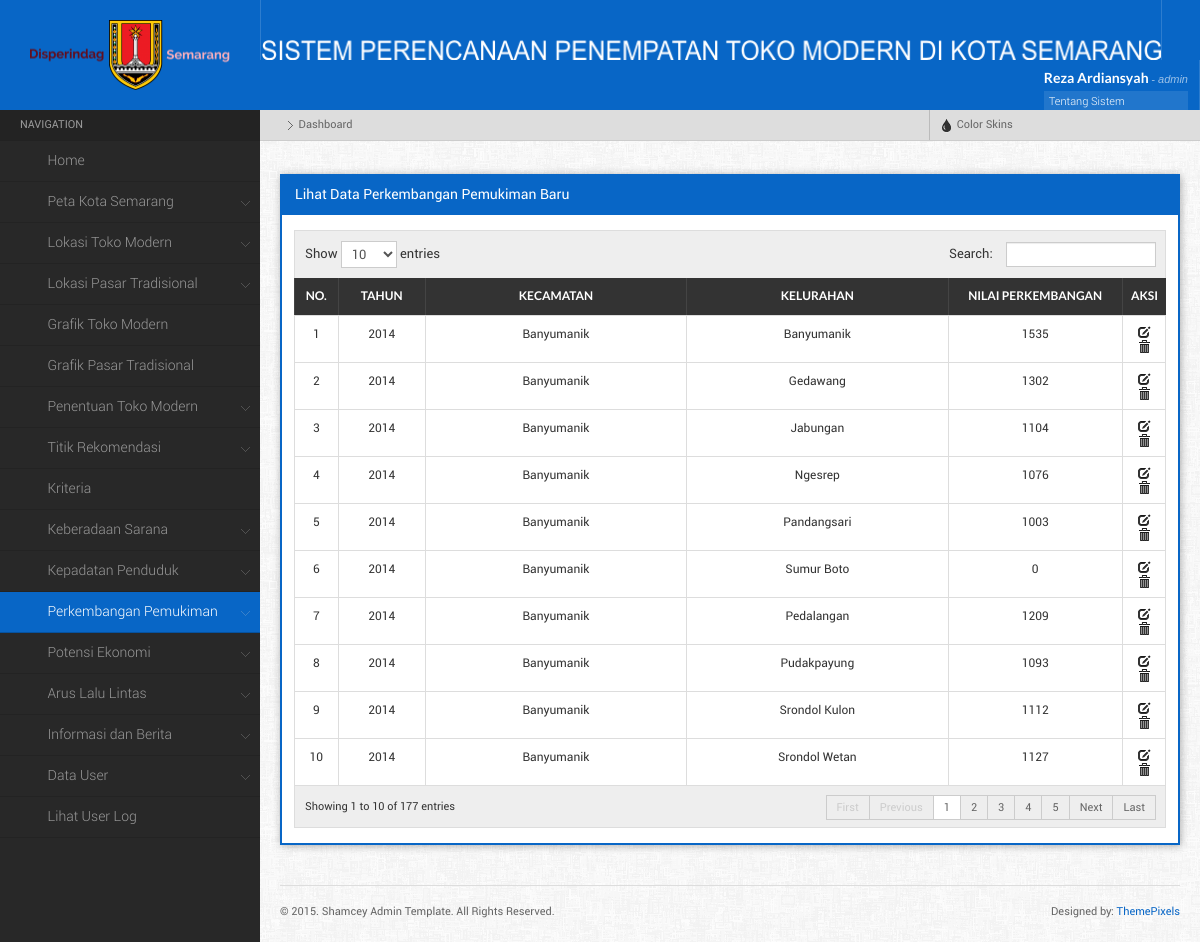
The app's page /main.php?menu=lihatPerkembangan (signed in), older data.
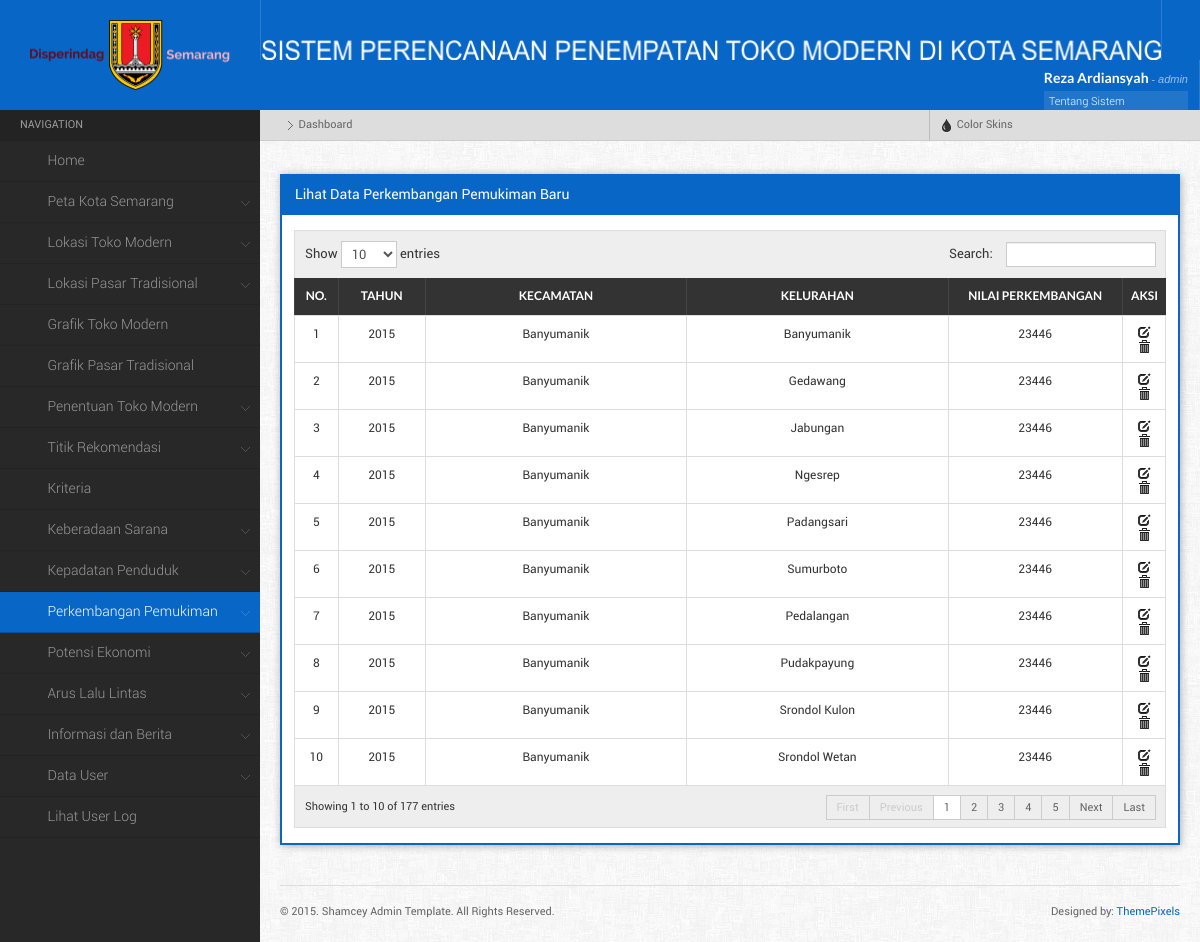
The same page, newer data.
### tables this page shows
CREATE TABLE `perkembangan_pemukiman` (
  `id_perkembangan` int(11) NOT NULL,
  `id_kelurahan` int(11) NOT NULL,
  `tahun` year(4) NOT NULL,
  `nilai_perkembangan` int(11) NOT NULL,
  `id_klasifikasiperkembangan` int(11) NOT NULL
);

CREATE TABLE `kelurahan` (
  `id_kelurahan` int(11) NOT NULL,
  `id_kecamatan` int(11) NOT NULL,
  `Kelurahan` char(50) DEFAULT NULL,
  `Geometry` longblob,
  `Luas` decimal(10,3) DEFAULT NULL,
  `XMin` int(11) DEFAULT NULL,
  `XMax` int(11) DEFAULT NULL,
  `YMin` int(11) DEFAULT NULL,
  `YMax` int(11) DEFAULT NULL,
  `id_lokasi` int(11) NOT NULL
);

CREATE TABLE `kecamatan` (
  `id_kecamatan` int(11) NOT NULL,
  `nama_kecamatan` varchar(50) NOT NULL,
  `latitude` varchar(25) NOT NULL,
  `longitude` varchar(25) NOT NULL
);

### component/lihat_perkembangan.php (the view, shortened to what this page needs)
<?php
	$query = mysql_query("SELECT * FROM perkembangan_pemukiman a, kelurahan b, kecamatan c
							WHERE a.id_kelurahan = b.id_kelurahan
							AND b.id_kecamatan = c.id_kecamatan
							ORDER BY tahun DESC, c.id_kecamatan ASC") or die (mysql_error());
    echo "<div class=\"widget\">
			<h4 class=\"widgettitle\">Lihat Data Perkembangan Pemukiman Baru</h4>
			<div class=\"widgetcontent\">
            <table id=\"dyntable\" class=\"table table-bordered responsive\">
                <thead>
                    <tr>
                        <th></th>
                        <th><center>No.</th>
						<th><center>Tahun</th>
                        <th><center>Kecamatan</th>
						<th><center>Kelurahan</th>
						<th><center>Nilai perkembangan</th>
						<th><center>Aksi</th>
                    </tr>
                </thead>
				<tbody>";
				$no = 1;
				while($pecah = mysql_fetch_array($query)){
					echo "<tr class=\" \">
						<td></td>
						<td style='width:5%;'><center>$no</td>
						<td style='width:10%;'><center>$pecah[tahun]</td>
						<td style='width:30%;'><center>$pecah[nama_kecamatan]</td>
						<td style='width:30%;'><center>$pecah[Kelurahan]</td>
						<td style='width:20%;'><center>$pecah[nilai_perkembangan]</td>
						<td class=\"center\" style=\"width: 5%;\">
							<a href= \"main.php?menu=editPerkembangan&id_perkembangan=$pecah[id_perkembangan]\" title=\"Edit\"><i  class=\"icon-edit\"></i></a>
							<a href=\"main.php?menu=hapusPerkembangan&id_perkembangan=$pecah[id_perkembangan]\" title=\"Hapus\" onClick=\"return confirm('Apakah Anda yakin ingin menghapus data ini?')\" class=\"icon-trash\"><i></i></a>
						</td>";
					echo "</td>
					</tr>";
				$no++;
				};
				echo "</tbody>
			</table>
		</div>
		</div>
	";
?>

Row changes from the older to the newer data that the page shows:
changed perkembangan_pemukiman (number 1 of 10 on the later page): tahun "2014" → "2015"; nilai_perkembangan "1535" → "23446"
changed perkembangan_pemukiman "Gedawang": tahun "2014" → "2015"; nilai_perkembangan "1302" → "23446"
changed perkembangan_pemukiman "Jabungan": tahun "2014" → "2015"; nilai_perkembangan "1104" → "23446"
changed perkembangan_pemukiman "Ngesrep": tahun "2014" → "2015"; nilai_perkembangan "1076" → "23446"
changed perkembangan_pemukiman: tahun "2014" → "2015"; id_kelurahan.Kelurahan "Pandangsari" → "Padangsari"; nilai_perkembangan "1003" → "23446"
changed perkembangan_pemukiman: tahun "2014" → "2015"; id_kelurahan.Kelurahan "Sumur Boto" → "Sumurboto"; nilai_perkembangan "0" → "23446"
changed perkembangan_pemukiman "Pedalangan": tahun "2014" → "2015"; nilai_perkembangan "1209" → "23446"
changed perkembangan_pemukiman "Pudakpayung": tahun "2014" → "2015"; nilai_perkembangan "1093" → "23446"
changed perkembangan_pemukiman "Srondol Kulon": tahun "2014" → "2015"; nilai_perkembangan "1112" → "23446"
changed perkembangan_pemukiman "Srondol Wetan": tahun "2014" → "2015"; nilai_perkembangan "1127" → "23446"
